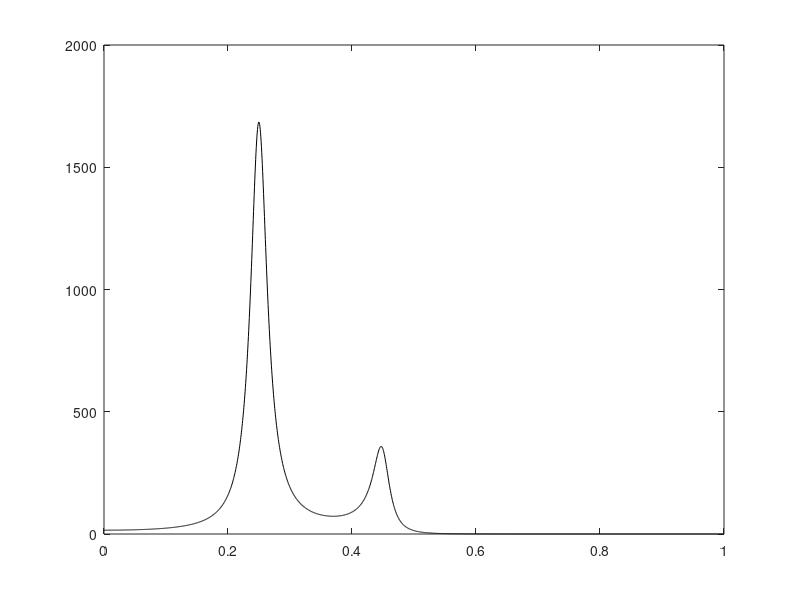

Write the MATLAB code that produced this figure. (Note: this script raises an error after producing the figure.)
%%%%%%%%%%%%%%%%%  EE603 SPECTRAL ESTIMATION  %%%%%%%%%%%%%%%%%%
% 1124346 Salim SIRTKAYA % All Rights reserved:)

% TakeHome Exam 
% Problem 2-20  Refined Methods: Variance-Resolution Tradeoff 
% We'll apply BlackmanTukey and Welch estimators for a narrowband 
% and broadband ARMA processes

%************************************************************************
%************************************************************************
%***************** PART B--  Narrowband ARMA Proces   ********************
%************************************************************************
%************************************************************************

%*************************
% PART a -- True Spectrum 
%*************************
clear all;
close all;

% Generate the data for N=256 
%H(q) coeficients
a(1)=1;a(2)=-1.6408;a(3)=2.2044;a(4)=-1.4808;a(5)=0.8145;
b(1)=1;b(2)=1.5857;b(3)=0.9604;b(4)=0;b(5)=0;

L=4096; % number of PSD samples

% The true spectrum of the sequence
for n=1:L
    freq1(n)=2*(n-1)/L;
end

for w=1:L
    H(w)=(b(1)+b(2)*exp(-i*2*pi*w/L)+b(3)*exp(-i*2*2*pi*w/L)+b(4)*exp(-i*3*2*pi*w/L)+b(5)*exp(-i*4*2*pi*w/L))/...
         (a(1)+a(2)*exp(-i*2*pi*w/L)+a(3)*exp(-i*2*2*pi*w/L)+a(4)*exp(-i*3*2*pi*w/L)+a(5)*exp(-i*4*2*pi*w/L));

    H(w)=H(w)*H(w)';
end
 

figure;
plot(freq1(1:L/2),H(1:L/2),'k');
TITLE('Exercise 2-20 PART B -->The true spectrum');
XLABEL('x pi');
YLABEL('True Spectrum');

L=256;
% Generate 50 data realizations
RY=Generate_data(a,b,L,50);

% PSD estimate using Blackman Tukey method and the Bartlett window
MM=1024;
M1=256/4;
w=Bartlett(M1);

for k=1:50
    PY_bt1(k,:)=(btse(RY(k,:),w,MM))';    
end

M2=256/16;
w=Bartlett(M2);

for k=1:50
    PY_bt2(k,:)=(btse(RY(k,:),w,MM))';    
end

for n=1:MM
    freq(n)=2*(n-1)/MM;
end

PY_mean_bt1=mean(PY_bt1(:,:));
PY_mean_bt2=mean(PY_bt2(:,:));
PY_std_bt1=std(PY_bt1(:,:));
PY_std_bt2=std(PY_bt2(:,:));

figure;
plot(freq(1:MM/2),PY_mean_bt1(1:MM/2),'LineWidth',2);
TITLE('Mean BT Spectral Estimate for M=64', 'color', 'b');
XLABEL('x pi');
YLABEL('Spectrum Estimate');
hold;
plot(freq(1:MM/2),PY_mean_bt1(1:MM/2)+PY_std_bt1(1:MM/2),'r','LineWidth',1);
plot(freq(1:MM/2),PY_mean_bt1(1:MM/2)-PY_std_bt1(1:MM/2),'g','LineWidth',1);
hold off;

figure;
plot(freq(1:MM/2),PY_mean_bt2(1:MM/2),'LineWidth',2);
TITLE('Mean BT Spectral Estimate for M=16', 'color', 'b');
XLABEL('x pi');
YLABEL('Spectrum Estimate');
hold;
plot(freq(1:MM/2),PY_mean_bt2(1:MM/2)+PY_std_bt1(1:MM/2),'r','LineWidth',1);
plot(freq(1:MM/2),PY_mean_bt2(1:MM/2)-PY_std_bt1(1:MM/2),'g','LineWidth',1);
hold off;

% PSD estimate using Welch method and the rectangular window

w=rectwin(M1);

for k=1:50
    PY_welch1(k,:)=welchse(RY(k,:),w,M1/2,MM)';    
end

w=rectwin(M2);

for k=1:50
    PY_welch2(k,:)=welchse(RY(k,:),w,M2/2,MM)';    
end

PY_mean_welch1=mean(PY_welch1(:,:));
PY_mean_welch2=mean(PY_welch2(:,:));
PY_std_welch1=std(PY_welch1(:,:));
PY_std_welch2=std(PY_welch2(:,:));


figure;
plot(freq(1:MM/2),PY_mean_welch1(1:MM/2),'LineWidth',2);
TITLE('Mean Welch Spectral Estimate for M=64', 'color', 'b');
XLABEL('x pi');
YLABEL('Spectrum Estimate');
hold;
plot(freq(1:MM/2),PY_mean_welch1(1:MM/2)+PY_std_welch1(1:MM/2),'r','LineWidth',1);
plot(freq(1:MM/2),PY_mean_welch1(1:MM/2)-PY_std_welch1(1:MM/2),'g','LineWidth',1);
hold off;

figure;
plot(freq(1:MM/2),PY_mean_welch2(1:MM/2),'LineWidth',2);
TITLE('Mean Welch Spectral Estimate for M=16', 'color', 'b');
XLABEL('x pi');
YLABEL('Spectrum Estimate');
hold;
plot(freq(1:MM/2),PY_mean_welch2(1:MM/2)+PY_std_welch1(1:MM/2),'r','LineWidth',1);
plot(freq(1:MM/2),PY_mean_welch2(1:MM/2)-PY_std_welch1(1:MM/2),'g','LineWidth',1);
hold off;
